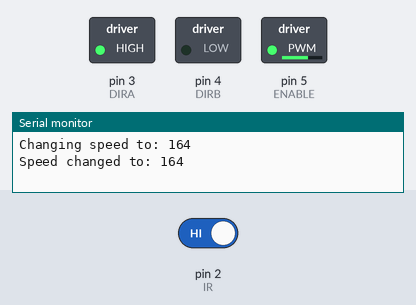
Simulated run of this sketch. Board: Arduino Uno, built with avr-gcc and run on an emulated ATmega328P. On the bench: switched loads named in the sketch (green lamp = pin HIGH), the last lines printed to the serial monitor. The inputs (shaded band) are chosen by the test bench; at power-on: pin 2 (IR) HIGH. Random numbers use the default seed unless the sketch sets one.

Above: at 1.2 s.
1.3 s: pin 2 (IR) driven LOW
At 6.4 s:
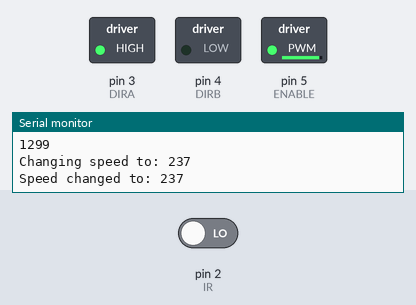
Timing chart, 0 to 11.5 s (numbered marks = the images above; inputs shaded):
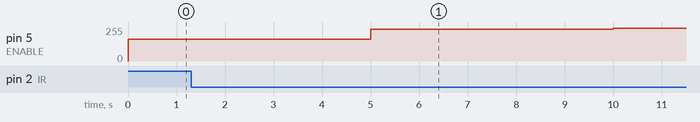

The sketch:

Project3.ino
```cpp
#include <RingBuf.h>

#define ENABLE 5
#define DIRA 3
#define DIRB 4
#define IR 2
int count = 0; // Interrupt counter
int speed = 255;
int oldSpeed = 0;
int oldMillis = 0;
int newMillis = 0;
int diffMillis = 0;

RingBuf<int, 100> dataBuff; // Initialize data buffer


void setup() {
//Initialize serial and wait for port to open:
  Serial.begin(9600);
  while (!Serial) {
    ;  // wait for serial port to connect. Needed for native USB port only
  }

  // Initialize timer settings
  TCCR1A = 0;			        // Reset entire TCCR1A register
  TCCR1B = 0;			        // Reset entire TCCR1B register
  TCCR1B = _BV(CS12) | _BV(CS10) | _BV(WGM12);  // Set TCCR1B for 1024 prescalar and clear on match
  TIMSK1 = _BV(OCIE1A); // Enable compare match A
  OCR1A = 15625;          // Set compare match to 15625 for 1 second interrupts

  // Use the noise on A0 to randomize the seed
  randomSeed(analogRead(0));

  // Setup motor pins
  pinMode(ENABLE, OUTPUT);
  pinMode(DIRA, OUTPUT);
  pinMode(DIRB, OUTPUT);
  digitalWrite(DIRA, HIGH);
  digitalWrite(DIRB, LOW);

  // setup IR detector
  pinMode(IR, INPUT);
  attachInterrupt(digitalPinToInterrupt(2), tach, FALLING);
}

void loop() {
  if (speed != oldSpeed)
  {
    oldSpeed = speed;
    Serial.println("Speed changed to: " + String(oldSpeed));
    analogWrite(ENABLE, oldSpeed);
  }

  // send last tach time
  if (!dataBuff.isEmpty())
  {
    int tach;
    dataBuff.lockedPop(tach);
    Serial.println(tach);
  }
}

//IR interrupt
void tach() {
  newMillis = millis();
  diffMillis = newMillis - oldMillis;
  if (diffMillis <= 3)  // prevent double triggers
  {
    return;
  }
  dataBuff.lockedPush(diffMillis);
  oldMillis = newMillis;
}


// Timer1 interrupt, triggers every second
ISR(TIMER1_COMPA_vect) {
  if(count == 0)
  {
    speed = random(255*0.5, 256); // Randomly change speed between 100% and 50% duty cycle
    Serial.println("Changing speed to: " + String(speed));
  }

  count++;
  if(count > 4) {
    count = 0;
  }
}
```
